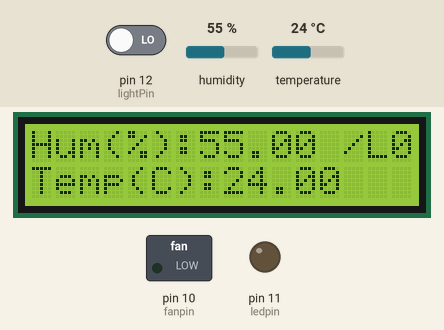
This sketch was run on a simulated Arduino Uno, built with avr-gcc and run on an emulated ATmega328P. Parts: 16×2 character LCD, switched loads named in the sketch (green lamp = pin HIGH), output pins drawn as LEDs (lit = HIGH). The test bench sets the inputs (shaded band); at power-on: temperature 24 °C, pin 12 (lightPin) LOW, humidity 55 %. What the sketch prints to the serial monitor is not drawn.

Above: at 3.2 s.
3.3 s: temperature set to 30 °C
At 5.3 s:
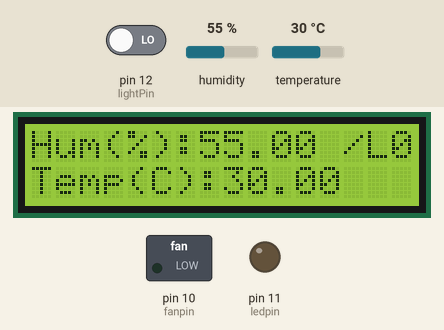
5.8 s: temperature set to 33 °C
At 7.9 s:
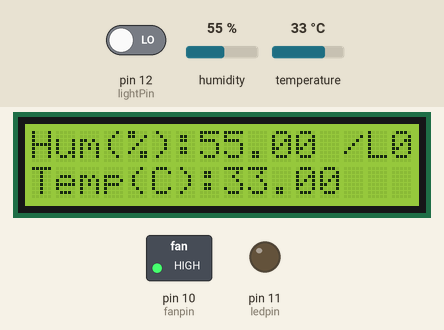
8.5 s: pin 12 (lightPin) driven HIGH
At 9.7 s:
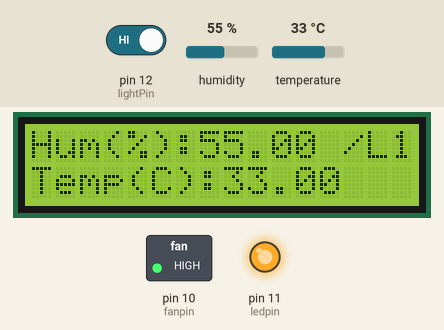
10.0 s: temperature set to 12 °C
At 12.5 s:
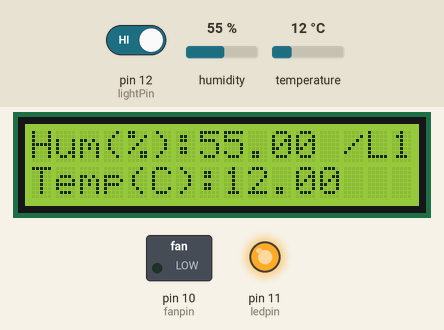
12.8 s: pin 12 (lightPin) driven LOW
At 13.3 s:
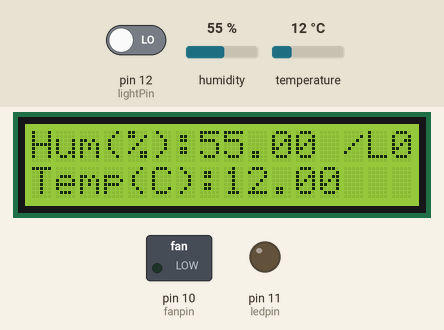
Timing chart, 0 to 15.4 s (numbered marks = the images above; inputs shaded):
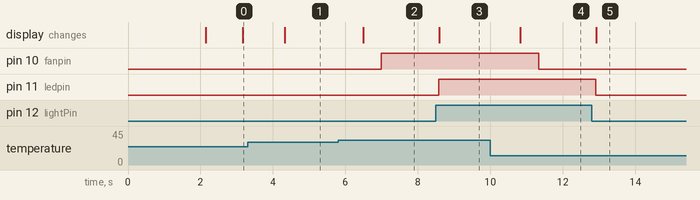

The sketch:

smart_weather_monitoring_system.ino
```cpp
#include "DHT.h"
#define DHTPIN 13
#define DHTTYPE DHT11
DHT dht(DHTPIN, DHTTYPE);
#define DEBUG true
#include<LiquidCrystal.h>
#include <SoftwareSerial.h>


//Set the LCD address to 0x27 for a 20 chars and 4 line display
LiquidCrystal lcd(2, 3, 4, 5, 6, 7);  // Mentioning the kind of LCD used along with the library which we are using in this program
SoftwareSerial bluetooth(9, 8);           // Creates a alternative serial port in pin 2 and 8. In this pin 2 becomes RX of the arduino and pin 8 becomes TX of the arduino.
const int lightPin = 12; //Pin 3 connected to digital output of IR sensor
int lightState = 0;
const int fanpin = 10;
int fanstate = 0;
const int ledpin = 11;
int ledstate = 0;

int p = 0;                                // Initializing to store the value of a variable
float h;
float t;
float f;

void setup()
{
  Serial.begin(9600);
  dht.begin();
  pinMode(lightPin, INPUT);
  lightState = LOW;
  bluetooth.begin(9600);
  lcd.clear();
  lcd.begin(16, 2);
  lcd.print(" Smart Weather");
  lcd.setCursor(0, 1);
  lcd.print(" Monitoring S/M");
  pinMode (fanpin, OUTPUT);
  pinMode (ledpin, OUTPUT);
  fanstate = LOW;
  ledstate = LOW;
  digitalWrite(fanpin, fanstate);
  digitalWrite(ledpin, ledstate);
  delay(2000);
  lcd.clear();
}


void loop()
{
label:
  h = dht.readHumidity();
  t = dht.readTemperature();
  f = dht.readTemperature(true);
  lightState = digitalRead(lightPin);   // Reading inputs from light sensor

  if (isnan(h) || isnan(t) || isnan(f))
  {
    lcd.clear();
    lcd.print("Failed to read ");
    Serial.println("Failed to read");
    bluetooth.println("Failed to read");
    delay(3000);
    return;
  }

  // lcd.clear();
  lcd.print("Hum(%):");
  lcd.print(h);                // Displaying the value of Humidity(percentage) on LCD
  bluetooth.print("Humidity (%): ");
  bluetooth.println(h);
  Serial.print("Humidity (%): ");
  Serial.println(h);

  lcd.setCursor(0, 1);                                // Printing in third line of LCD

  lcd.print("Temp(C):");
  lcd.print(t);             // Displaying the value of Temperature(Degree Celcius) on LCD
  bluetooth.print("Temperature (C): ");
  bluetooth.println(t);
  Serial.print("Temperature (C): ");
  Serial.println(t);
  delay(500);
  if (t > 31)
  { //motor on
    fanstate = HIGH;
    digitalWrite(fanpin, fanstate);
    bluetooth.println("Fan On");
    delay(500);
  }
  if (t < 31)
  { //motor off
    fanstate = LOW;
    digitalWrite(fanpin, fanstate);
    bluetooth.println("Fan Off");
    delay(500);
  }
  lightState = digitalRead(lightPin);   // Reading inputs from light sensor

  if (lightState == HIGH)
  { //light on
    ledstate = HIGH;
    digitalWrite(ledpin, ledstate);
    lcd.setCursor(13, 0);
    lcd.print("/L1");
    bluetooth.println("Light On");
    // delay(500);
  }

  if (lightState == LOW)
  { // light off
    ledstate = LOW;
    digitalWrite(ledpin, ledstate);
    lcd.setCursor(13, 0);
    lcd.print("/L0");
    bluetooth.println

    ("Light Off");
    //  delay(500);

  }
}
```

Measured:
- the behaviour switches between 31 and 32 °C on temperature (found by bisection; images 1 and 2)
- after the input at 3.3 s, the display: changes after 1.0 s (image 1)
- after the input at 5.8 s, pin 10 (fanpin): LOW → HIGH after 1.2 s; the display: changes after 0.69 s (image 2)
- after the input at 8.5 s, pin 11 (ledpin): LOW → HIGH after 0.08 s; the display: changes after 0.09 s (image 3)
- after the input at 10.0 s, pin 10 (fanpin): HIGH → LOW after 1.3 s; the display: changes after 0.83 s (image 4)
- after the input at 12.8 s, pin 11 (ledpin): HIGH → LOW after 0.12 s; the display: changes after 0.13 s (image 5)
